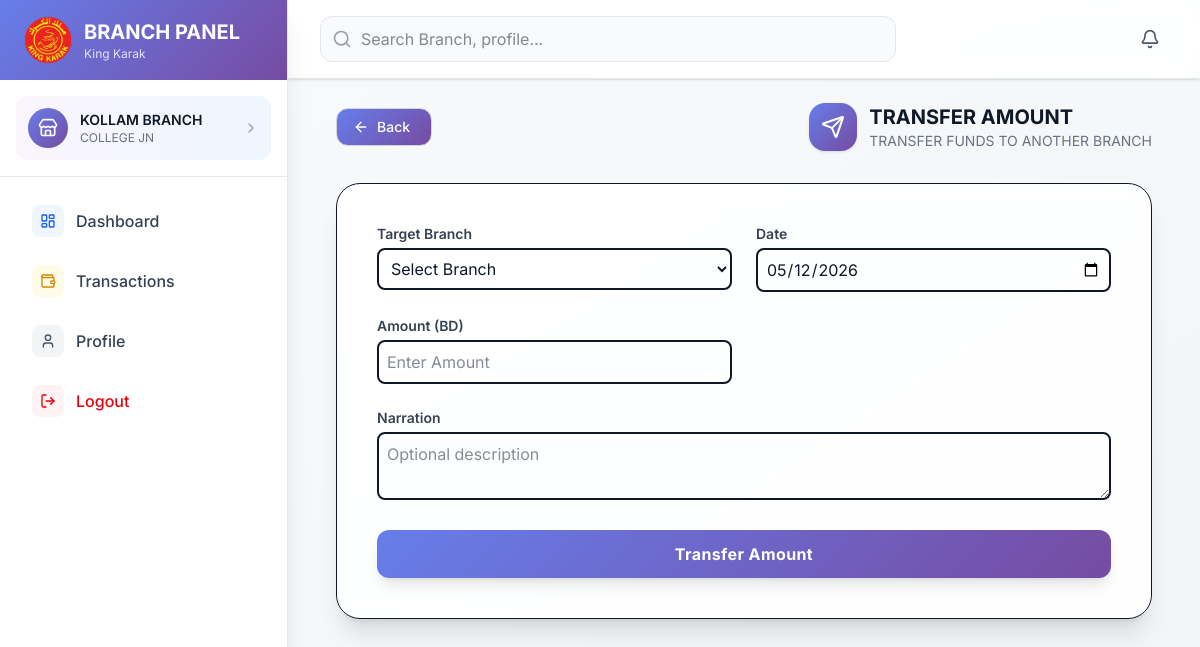
The page /branch/transfer/ (signed in) on the database its author committed.
### app/models.py (models this page shows, shortened)
class User(AbstractUser):
    is_branch = models.BooleanField(default=False)

class Branch(models.Model):
    name = models.CharField(max_length=255)
    location = models.CharField(max_length=255)
    user = models.OneToOneField(User, on_delete=models.CASCADE, related_name="branch_account")
    working_partnership = models.DecimalField(max_digits=5,  decimal_places=2,help_text="Enter percentage like 2.50 for 2.5%")

### app/views.py (the view, shortened to what this page needs)
# urls.py: path('branch/transfer/', views.branch_transfer, name='branch_transfer'),
@login_required(login_url="login")
def branch_transfer(request):
    try:
        branch = request.user.branch_account
    except Branch.DoesNotExist:
        messages.error(request, "You do not have a branch assigned. Please contact admin.")
        return redirect("branch_dashboard")
    other_branches = Branch.objects.exclude(id=branch.id)
    today = timezone.now().date()
    return render(
        request,
        "branch/branch_transfer.html",
        {
            "branch": branch,
            "other_branches": other_branches,
            "today": today
        }
    )

### app/templates/branch/branch_transfer.html (shortened to what this page needs)
{% extends "branchbase.html" %}
{% load static %}
{% block content %}
<div class="max-w-4xl mx-auto px-4">
    <div class="flex flex-col sm:flex-row sm:items-center sm:justify-between gap-4 mb-8">
        <a href="{% url 'branch_expense_sales_list' %}"
            class="inline-flex items-center gap-2 px-4 py-2 rounded-xl border border-gray-300 gradient-primary hover:opacity-80 text-white transition text-sm font-medium w-24">
            <i data-lucide="arrow-left" class="w-4 h-4"></i>
            Back
        </a>
        <div class="flex items-center gap-3 uppercase">
            <div class="w-12 h-12 rounded-2xl gradient-primary flex items-center justify-center shadow">
                <i data-lucide="send" class="w-6 h-6 text-white"></i>
            </div>
            <div>
                <h1 class="text-xl font-bold text-gray-900">Transfer Amount</h1>
                <p class="text-sm text-gray-500">Transfer funds to another branch</p>
            </div>
        </div>
    </div>
    <div class="bg-white/90 backdrop-blur rounded-3xl shadow-xl border p-6 sm:p-10">
        <form method="POST" class="grid grid-cols-1 sm:grid-cols-2 gap-6" onsubmit="playSaveSound()">
            <div>
                <label class="block text-sm font-semibold text-gray-700 mb-1">
                    Target Branch
                </label>
                <select name="target_branch" class="form-input w-full border-2 rounded-lg p-2" required>
                    <option value="">Select Branch</option>
                </select>
            </div>
            <div>
                <label class="block text-sm font-semibold text-gray-700 mb-1">
                    Date
                </label>
                <input type="date" name="created_on" value="{{ today|date:'Y-m-d' }}"
                    class="form-input w-full border-2 rounded-lg p-2" required>
            </div>
            <div>
                <label class="block text-sm font-semibold text-gray-700 mb-1">
                    Amount (BD)
                </label>
                <input type="number" name="amount" step="0.01" min="0.01"
                    class="form-input w-full border-2 rounded-lg p-2" placeholder="Enter Amount" required>
            </div>
            <div class="sm:col-span-2">
                <label class="block text-sm font-semibold text-gray-700 mb-1">
                    Narration
                </label>
                <textarea name="description" rows="2" class="form-input w-full border-2 rounded-lg p-2"
                    placeholder="Optional description"></textarea>
            </div>
            <div class="sm:col-span-2">
                <button type="submit"
                    class="w-full py-3 rounded-xl gradient-primary text-white font-bold tracking-wide shadow-lg hover:shadow-xl hover:scale-[1.01] transition">
                    Transfer Amount
                </button>
            </div>
        </form>
    </div>
</div>
{% endblock %}

### app/templates/branchbase.html (shortened to what this page needs)
<!DOCTYPE html>
{% load static %}
<html lang="en">
<head>
   <link rel="stylesheet" href="{% static 'css/output.css' %}">
    <link href="https://unpkg.com/aos@2.3.4/dist/aos.css" rel="stylesheet">
</head>
<body class="bg-gradient-to-br from-gray-50 to-gray-100 text-gray-900">
    <div class="flex h-screen overflow-hidden">
        <div id="sidebar"
            class="sidebar w-72 bg-white border-r border-gray-200 shadow-xl h-full fixed z-50 transform -translate-x-full md:translate-x-0 md:relative">
            <div class="gradient-primary h-20 flex items-center justify-between px-6 text-white">
                <div class="flex items-center gap-3">
                    <div class="rounded-lg">
                        <img src="{% static 'images/logo.png' %}" class="w-12 h-auto object-contain" />
                    </div>
                    <div>
                        <h1 class="text-md md:text-xl font-bold uppercase">Branch Panel</h1>
                        <p class="text-xs text-white/80">King Karak</p>
                    </div>
                </div>
            </div>
            <div class="px-4 py-4 border-b border-gray-200">
                <div
                    class="flex items-center gap-3 p-3 rounded-xl bg-gradient-to-r from-purple-50 to-blue-50 cursor-pointer">
                    <div class="w-10 h-10 rounded-full gradient-primary flex items-center justify-center text-white">
                        <i data-lucide="store" class="w-5 h-5"></i>
                    </div>
                    <div class="flex-1">
                        <p class="font-semibold text-sm text-gray-900 truncate uppercase">
                            {% if request.user.is_authenticated and request.user.is_branch %}
                            {{ request.user.branch_account.name }} Branch
                            {% endif %}
                        </p>
                        <p class="text-xs text-gray-500 uppercase">
                            {% if request.user.is_authenticated and request.user.is_branch %}
                            {{ request.user.branch_account.location }}
                            {% endif %}
                        </p>
                    </div>
                    <i data-lucide="chevron-right" class="w-4 h-4 text-gray-400"></i>
                </div>
            </div>
            <nav class="mt-4 space-y-1 px-4 overflow-y-auto" style="max-height: calc(100vh - 200px);">
                <a href="{% url 'branch_dashboard' %}"
                    class="nav-link flex items-center gap-3 px-4 py-3 rounded-xl hover:bg-gray-50 transition group">
                    <div class="w-8 h-8 rounded-lg bg-blue-50 flex items-center justify-center">
                        <i data-lucide="layout-dashboard" class="w-4 h-4 text-blue-600"></i>
                    </div>
                    <span class="font-medium text-gray-700">Dashboard</span>
                </a>
                <a href="{% url 'branch_expense_sales_list' %}"
                    class="nav-link flex items-center gap-3 px-4 py-3 rounded-xl hover:bg-gray-50 transition group">
                    <div class="w-8 h-8 rounded-lg bg-yellow-50 flex items-center justify-center">
                        <i data-lucide="wallet" class="w-4 h-4 text-yellow-600"></i>
                    </div>
                    <span class="font-medium text-gray-700">Transactions</span>
                </a>
                <a href="{% url 'branch_profile' %}"
                    class="nav-link flex items-center gap-3 px-4 py-3 rounded-xl hover:bg-gray-50 transition group">
                    <div class="w-8 h-8 rounded-lg bg-gray-100 flex items-center justify-center">
                        <i data-lucide="user" class="w-4 h-4 text-gray-600"></i>
                    </div>
                    <span class="font-medium text-gray-700">Profile</span>
                </a>
                <a href="{% url 'logout' %}"
                    class="nav-link flex items-center gap-3 px-4 py-3 rounded-xl hover:bg-red-50 transition group">
                    <div class="w-8 h-8 rounded-lg bg-red-50 flex items-center justify-center">
                        <i data-lucide="log-out" class="w-4 h-4 text-red-600"></i>
                    </div>
                    <span class="font-medium text-red-600">Logout</span>
                </a>
            </nav>
        </div>
        <div class="flex-1 flex flex-col overflow-hidden">
            <div class="glass border-b border-gray-200 shadow-sm sticky top-0 z-30">
                <div class="px-4 lg:px-8 py-4 flex items-center justify-between">
                    <div class="hidden md:flex items-center flex-1 max-w-xl">
                        <div class="relative w-full">
                            <div class="relative w-full max-w-xl">
                                <i data-lucide="search"
                                    class="w-5 h-5 text-gray-400 absolute left-3 top-1/2 -translate-y-1/2"></i>
                                <input id="globalSearch" type="text" placeholder="Search Branch, profile..."
                                    class="w-full pl-10 pr-4 py-2.5 bg-gray-50 border border-gray-200 rounded-xl focus:outline-none focus:ring-2 focus:ring-purple-500 focus:bg-white transition">
                            </div>
                        </div>
                    </div>
                    <button class="p-2 hover:bg-gray-100 rounded-lg transition">
                        <i data-lucide="bell" class="w-5 h-5 text-gray-600"></i>
                    </button>
                </div>
            </div>
            <div class="flex-1 overflow-y-auto">
                <div class="px-4 lg:px-8 py-6 max-w-7xl mx-auto w-full">
                    {% block content %}{% endblock %}
                </div>
            </div>
        </div>
    </div>
</body>
</html>

### app/templates/branchbase.html (style rules this page uses)
body, html { margin: 0; padding: 0; overflow-x: hidden; }
* { font-family: 'Inter', sans-serif !important; }
.sidebar { transition: all 0.3s cubic-bezier(0.4, 0, 0.2, 1); }
.nav-link { position: relative; overflow: hidden; }
.nav-link::before { content: ''; position: absolute; left: 0; top: 0; height: 100%; width: 3px; background: linear-gradient(135deg, #667eea 0%, #764ba2 100%); transform: scaleY(0); transition: transform 0.3s ease; }
.gradient-primary { background: linear-gradient(135deg, #667eea 0%, #764ba2 100%); }
.glass { background: rgba(255, 255, 255, 0.9); backdrop-filter: blur(10px); }

### rows shown on the page
User: user.branch_account.name "KOLLAM", user.branch_account.location "COLLEGE JN"
